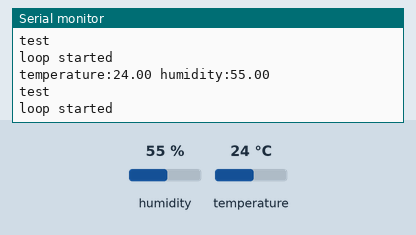
A sketch run on a simulated Arduino Uno, built with avr-gcc and run on an emulated ATmega328P. Parts: the last lines printed to the serial monitor. The test bench sets the inputs (shaded band); at power-on: humidity 55 %, temperature 24 °C.

Above: at 1.2 s.
1.3 s: humidity set to 22 %
At 1.8 s:
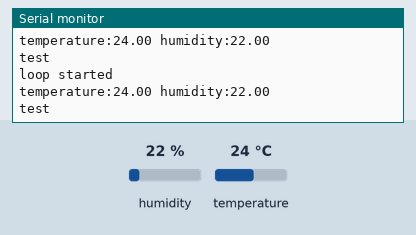
4.3 s: temperature set to 12 °C
At 5.1 s:
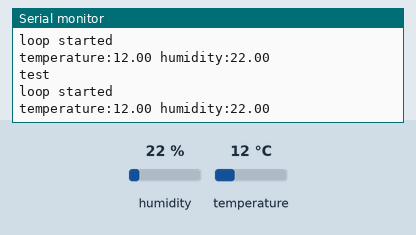
5.8 s: humidity set to 40 %
At 6.3 s:
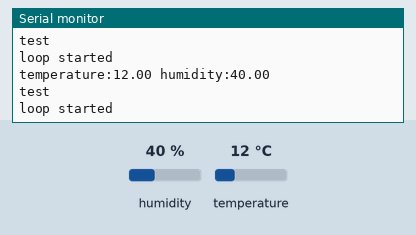
Timing chart, 0 to 8.8 s (numbered marks = the images above; inputs shaded):
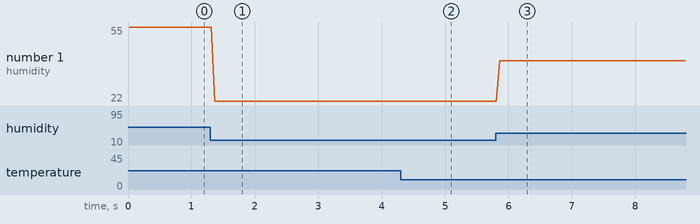

The sketch:

test.ino
```cpp
#include <DHT11.h>

//Signal 이 연결된 아두이노의 핀번호
int pin=7;
DHT11 dht11(pin);


void setup()
{
   Serial.begin(9600); //통신속도 설정
}


void loop()
{
  Serial.println("loop started");
  int err;
  float temp, humi;
  if((err=dht11.read(humi, temp))==0)
  {
    Serial.print("temperature:");
    Serial.print(temp);
    Serial.print(" humidity:");
    Serial.print(humi);
    Serial.println();
  }
  else
  {
    Serial.println();
    Serial.print("Error No :");
    Serial.print(err);
    Serial.println();
  }
  delay(10); //1초마다 측정
  Serial.println("test");
}
```

Measured:
- after the input at 1.3 s, the serial monitor: prints a new line after 0.07 s (image 1)
- after the input at 4.3 s, the serial monitor: prints a new line after 0.05 s (image 2)
- after the input at 5.8 s, the serial monitor: prints a new line after 0.06 s (image 3)
- plotted number 1: 55 → 22 after the input at 1.3 s, 22 → 40 after the input at 5.8 s
